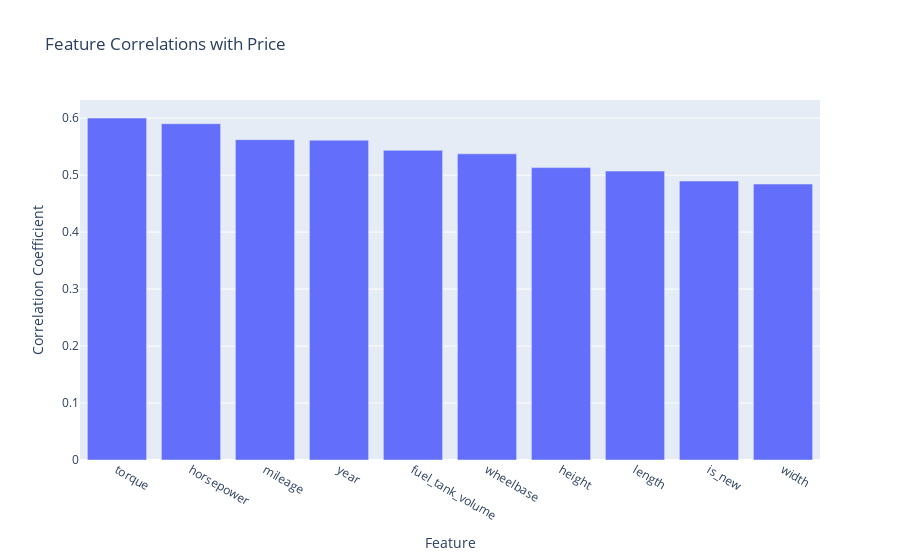

Source (notebook cell):
### Markdown cell above
There would seem to be strong correlations for sales time really badly. The only value that is highlighted is 'has_picture', which tells whether there is a picture of the car in the sale announcement or not. Even that correlation remains really weak. We tried to improve the results in many ways, but despite all the efforts, the results only got worse. Another method could have been used here to get better results on what affects the car's sales time.

### Code cell
top_price = sorted_corrs_price[1:]

fig = px.bar(top_price, 
             x=top_price.index, 
             y=top_price.values, 
             title='Feature Correlations with Price')

fig.update_layout(
    yaxis = dict(
        tickmode = 'linear',
        tick0 = 0.0,
        dtick = 0.1
    ),
    xaxis_title="Feature",
    yaxis_title="Correlation Coefficient"
)

fig.show()

### Figure 1 — Plotly figure (JSON) as saved in the notebook; plotly's stock layout.template omitted (floating-point values rounded to 4 significant figures)
{"data": [{"alignmentgroup": "True", "hovertemplate": "index=%{x}<br>y=%{y}<extra></extra>", "legendgroup": "", "marker": {"color": "#636efa", "pattern": {"shape": ""}}, "name": "", "offsetgroup": "", "orientation": "v", "showlegend": false, "textposition": "auto", "type": "bar", "x": ["torque", "horsepower", "mileage", "year", "fuel_tank_volume", "wheelbase", "height", "length", "is_new", "width"], "xaxis": "x", "y": [0.6003, 0.5903, 0.5623, 0.5613, 0.5435, 0.5374, 0.5132, 0.5071, 0.4896, 0.4843], "yaxis": "y"}], "layout": {"autosize": true, "barmode": "relative", "legend": {"tracegroupgap": 0}, "title": {"text": "Feature Correlations with Price"}, "xaxis": {"anchor": "y", "autorange": true, "domain": [0, 1], "range": [-0.5, 9.5], "showspikes": false, "title": {"text": "Feature"}, "type": "category"}, "yaxis": {"anchor": "x", "autorange": true, "domain": [0, 1], "dtick": 0.1, "range": [0, 0.6319], "showspikes": false, "tick0": 0, "tickmode": "linear", "title": {"text": "Correlation Coefficient"}, "type": "linear"}}}
